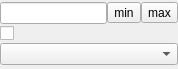
<ui version="4.0" >
 <class>SignalAdaptorKeyFrameValue</class>
 <widget class="QWidget" name="SignalAdaptorKeyFrameValue" >
  <property name="geometry" >
   <rect>
    <x>0</x>
    <y>0</y>
    <width>178</width>
    <height>69</height>
   </rect>
  </property>
  <property name="sizePolicy" >
   <sizepolicy>
    <hsizetype>1</hsizetype>
    <vsizetype>1</vsizetype>
    <horstretch>0</horstretch>
    <verstretch>0</verstretch>
   </sizepolicy>
  </property>
  <property name="windowTitle" >
   <string>Form</string>
  </property>
  <layout class="QGridLayout" >
   <property name="margin" >
    <number>0</number>
   </property>
   <property name="spacing" >
    <number>0</number>
   </property>
   <item row="0" column="2" >
    <widget class="QToolButton" name="maxButton" >
     <property name="text" >
      <string>max</string>
     </property>
    </widget>
   </item>
   <item row="0" column="1" >
    <widget class="QToolButton" name="minButton" >
     <property name="text" >
      <string>min</string>
     </property>
    </widget>
   </item>
   <item row="0" column="0" >
    <widget class="QLineEdit" name="lineEdit" />
   </item>
   <item row="2" column="0" colspan="3" >
    <widget class="QComboBox" name="comboBox" />
   </item>
   <item row="1" column="0" colspan="3" >
    <widget class="QCheckBox" name="checkBox" >
     <property name="text" >
      <string/>
     </property>
    </widget>
   </item>
  </layout>
 </widget>
 <resources/>
 <connections/>
</ui>
